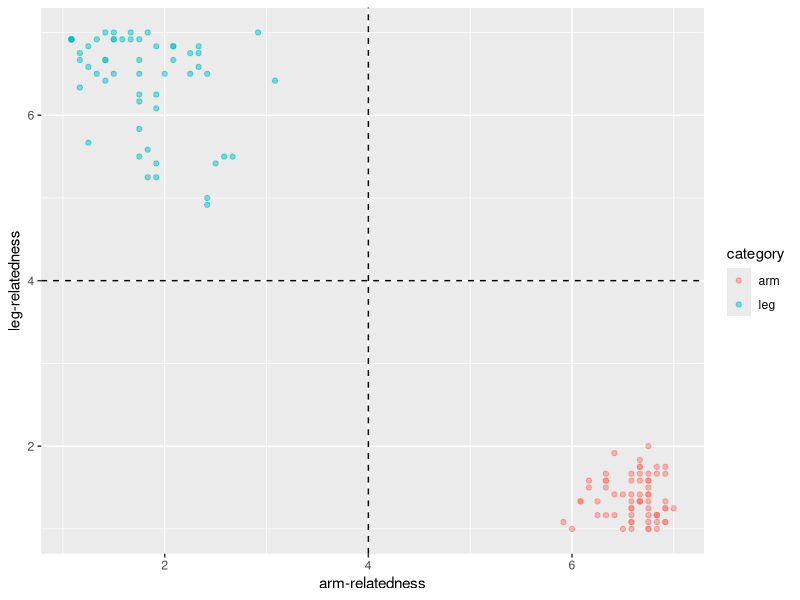
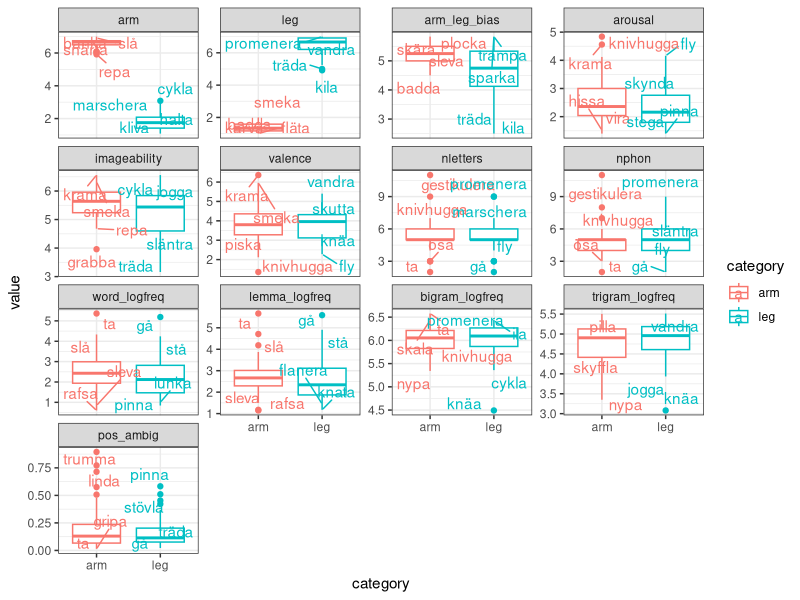
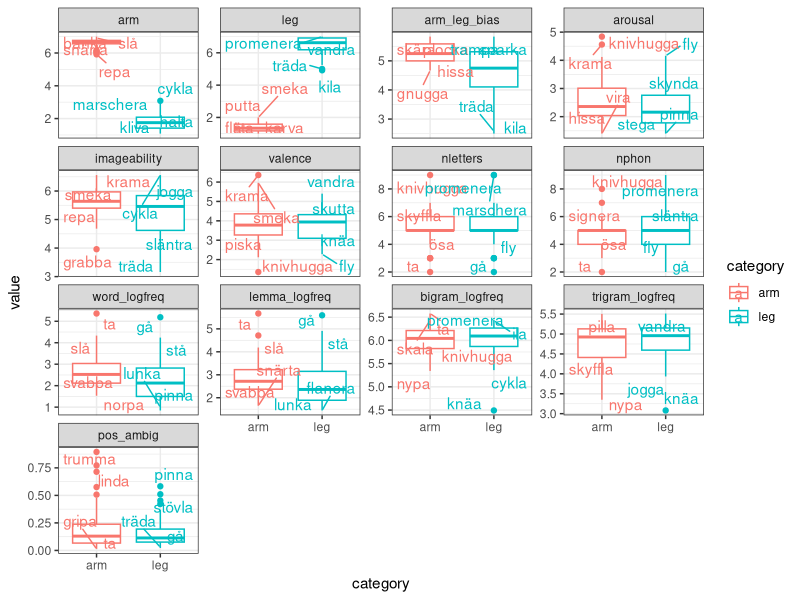
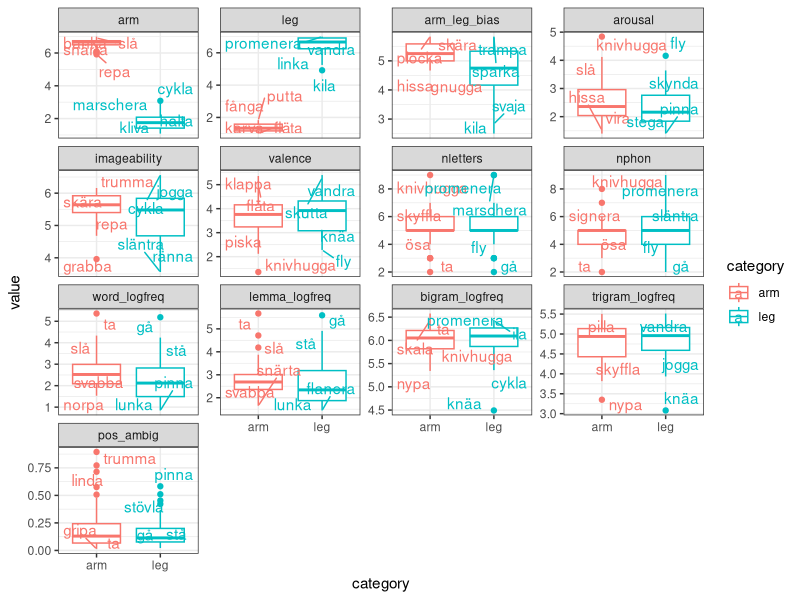
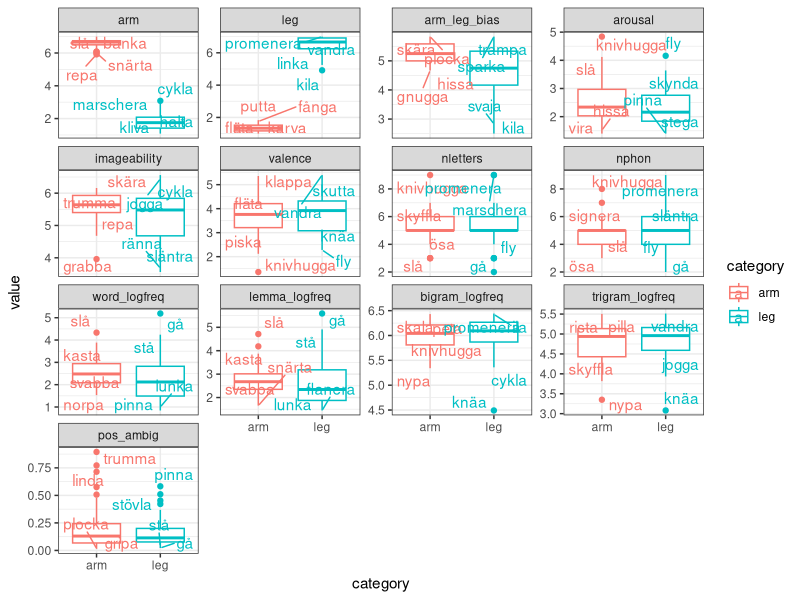
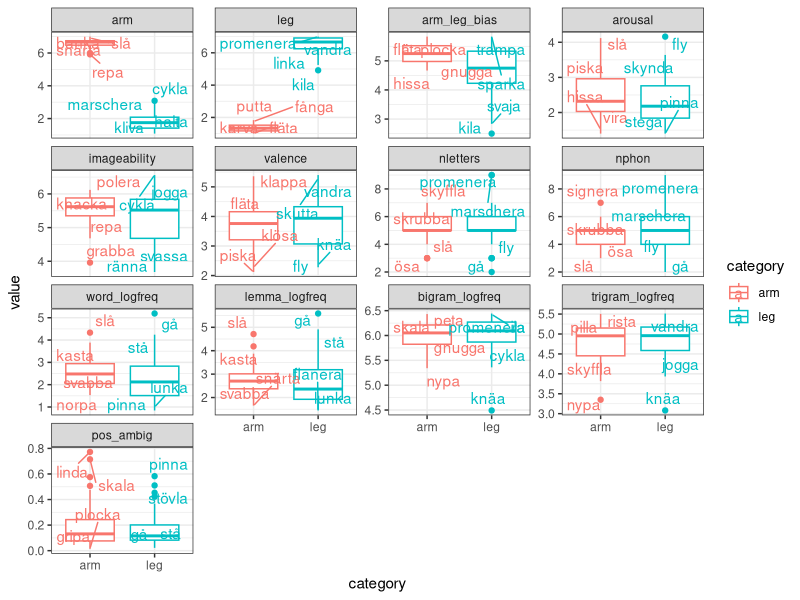

Recreate these plots in R, in order. (Note: this script raises an error after producing the figures.)
## ---- chunk 1
library(knitr)
library(ggplot2)
library(ggrepel)
# library(GGally)
library(dplyr)
library(tidyr)
library(readr)  # Improves the base functions for reading data files.
library(purrr)
# library(lme4)
knitr::opts_chunk$set(echo = TRUE, fig.height = 3.5)
## ---- chunk 2
## load data files
# Arm/leg verb bias Swedish (note this already contains average ratings, for
# details about how it was generated, see "norming_analysis.Rmd")
bias <- read_csv("verb-bias_sw_mean.csv")
head(bias)
## ---- chunk 3
# verb norming Swedish: imageability, valence and arousal ratings
# (this processed file is created in "norming_imageability-etc_preprocess.R")
norms <- read_csv("data_verb-norming_swe_ratings.csv")
head(norms)
## ---- chunk 4
# arm/leg words
norms <- left_join(norms, bias %>% select(Word = verb, Category = category))
# the rest are control words
norms[is.na(norms$Category), "Category"] <- "control"
norms$Category <- factor(norms$Category, levels = c("arm", "leg", "control"))
head(norms)
## ---- chunk 5
norms_mean <- norms %>%
  filter(Category != "control") %>% 
  group_by(Word, Category, Task) %>%
  summarise(Rating = mean(Rating))
norms_mean$Category <- factor(norms_mean$Category)
## ---- chunk 6
norms_mean <- spread(norms_mean, Task, Rating)
head(norms_mean, 4)
## ---- chunk 7
stim <- left_join(norms_mean, bias %>% select(Word = verb, Arm : bias_absol))
head(stim, 4)
## ---- chunk 8
freq_word <- read_tsv(
  "frequency_measures/filtered_word_unigram_freqs_sv.tsv", col_names = FALSE
  ) %>%
  rename(Word = X1, word_freq = X2) %>%
  mutate(word_logfreq = log10(word_freq))
head(freq_word)
## ---- chunk 9
stim <- left_join(stim, freq_word %>% select(-word_freq))
head(stim, 4) %>% kable
## ---- chunk 10
freq_lemma <- read_tsv(
  "frequency_measures/filtered_lemma_unigram_freqs_sv.tsv", col_names = FALSE
  ) %>%
  rename(lemma = X1, lemma_freq = X2)
head(freq_lemma)
## ---- chunk 11
# We will trust the parts-of-speech (POS) tagged lemmatization, even if some of
# the POS assignments are probably off. We hope that they are in the right 
# ballpark.
# Divide "lemma" column into the actual lemma and the POS tag (using regular
# expressions (regex), see https://www.regular-expressions.info/rlanguage.html)
freq_lemma$lemma_true <- sub("(.*)_([a-z]*)$", "\\1", freq_lemma$lemma)
freq_lemma$POS <- sub("(.*)_([a-z]*)$", "\\2", freq_lemma$lemma)
head(freq_lemma)
# This is mostly what we want, but it also results in some inaccuracies because
# not all lemmas actually have a tag.
# To illustrate, consider some of the unique values in the POS column:
unique(freq_lemma$POS)[1:12]
# Some of them are clearly not POS tags, but the verbs themselves!
# But it's a pain to sort this out, so let's just ignore those exceptional cases
# and focus on lemmas tagged as verbs. Hopefully this will only remove some
# evenly distributed noise.
freq_verblemmas <- freq_lemma %>% filter(POS == "verb")
## ---- chunk 12
stim <- stim %>%
  left_join(freq_verblemmas %>%
              mutate(lemma_logfreq = log10(lemma_freq)) %>%
              select(Word = lemma_true, lemma_logfreq))
head(stim, 4) %>% kable
## ---- chunk 13
# Select only verb occurrences
gramm_ambig <- freq_lemma %>%
  filter(POS == "verb") %>% select(lemma_true, lemma_freq) %>%
  # join with the overall frequency
  left_join(freq_lemma %>%
              group_by(lemma_true) %>%
              summarise(overall_freq = sum(lemma_freq))
            ) %>%
  mutate(POS_ambig = 1 - lemma_freq / overall_freq)
head(gramm_ambig)
## ---- chunk 14
stim <- stim %>%
  left_join(gramm_ambig %>%
              select(Word = lemma_true, POS_ambig))
head(stim, 4) %>% kable
## ---- chunk 15
# Bigram frequency
bigrams <- read_csv("frequency_measures/word_bigram_freqs_sv.csv")
head(bigrams)
# Trigram frequency
trigrams <- read_csv("frequency_measures/word_trigram_freqs_sv.csv")
head(trigrams)
## ---- chunk 16
stim <- stim %>%
  left_join(bigrams) %>%
  left_join(trigrams)
head(stim, 4) %>% kable
## ---- chunk 17
stim$nletters <- nchar(stim$Word)
## ---- chunk 18
# Phoneme count
phonemes <- read_csv("swe-verbs_phoneme-count.csv")
head(phonemes) %>% kable
## ---- chunk 19
stim <- stim %>%
  left_join(phonemes %>% select(Word = verb, nphon = nb_phonemes))
head(stim, 4) %>% kable
## ---- chunk 20
stim$nletters <- nchar(stim$Word)
## ---- chunk 21
stim <- stim %>% rename(word = Word, category = Category, arm = Arm, leg = Leg,
                        pos_ambig = POS_ambig)
## ---- chunk 22
ggplot(stim, aes(x = arm, y = leg, colour = category)) +
  geom_point(alpha = .5) +
  geom_hline(yintercept = 4, linetype = "dashed") +
  geom_vline(xintercept = 4, linetype = "dashed") +
  xlab("arm-relatedness") +
  ylab("leg-relatedness")
## ---- chunk 23
# From current wide format
kable(head(stim))
# to long format (we also simplify somewhat, removing redundant columns)
stiml <- gather(stim %>%
                  select(- c("bias")) %>%
                  rename(arm_leg_bias = bias_absol),
                var, value, arousal : nphon)
kable(head(stiml))
kable(tail(stiml))
## ---- chunk 24
# Choose a meaningful order for plotting the features (rather than alphabetical)
unique(stiml$var)
stiml$var <- factor(
  stiml$var, 
  levels = c("arm", "leg", "arm_leg_bias", "arousal", "imageability", "valence",
             "nletters", "nphon", "word_logfreq", "lemma_logfreq", "bigram_logfreq",
             "trigram_logfreq", "pos_ambig"))
## ---- chunk 25
# Modify the data set to plot 2 max and 2 min values per category and variable.
# The input is going to be stiml but without certain rows, so we know its
# column names (i.e., this is not a generic function).
data4plot <- function(df) {
  df$labels <- df$word
  df %>%
    ungroup() %>%
    split(list(.$var, .$category)) %>%
    map(function(d) mutate(d, myrank = rank(value, ties.method = "first"))) %>%
    map(function(d) {
      d$labels[! d$myrank %in% c(1, 2, max(d$myrank), max(d$myrank) - 1)] <- NA
      d
      }) %>%
    bind_rows()
}

# comparison plot
compar_plot <- function(df) {
  p <- ggplot(df, aes(x = category, y = value, colour = category, label = labels)) +
    geom_boxplot() +
    geom_text_repel() +
    facet_wrap(~ var, scales = "free_y") +
    theme_bw()
  print(p)
}

# t-test for each variable. I use the nesting approach from purrr, see
# https://www.rstudio.com/resources/cheatsheets/#purrr
compar_ttest <- function(df) {
  df %>%
    ungroup() %>%
    group_by(var) %>%
    nest() %>%
    mutate(ttest = map(data, function(df) t.test(value ~ category, data = df,
                                                 var.equal = TRUE)),
           estim_arm = map_dbl(ttest, function(x) x$estimate[1]),
           estim_leg = map_dbl(ttest, function(x) x$estimate[2]),
           t  = map_dbl(ttest, "statistic"),
           df = map_dbl(ttest, "parameter"),
           p  = map_dbl(ttest, "p.value")) %>%
    select(-data, -ttest)
}

# wrapper function
compar_wrap <- function (df) {
  df %>% data4plot %>% compar_plot
  compar_ttest(df)
}
## ---- chunk 26
compar_wrap(stiml)
## ---- chunk 27
# Create two dataframes with our current stimuli selection - from them we are
# going to remove some verbs and plot the results + run t-tests iteratively:
sel_l <- stiml  # long format needed for plotting
sel_w <- stim   # wide format needed for looking up extreme values more easily
## ---- chunk 28
extreme_val <- function(categ, var, tail, n = 2, df = sel_w) {
  df <- df %>% filter(category == categ)
  ordered <- df$word[order(df[[var]])]
  l <- list(min = ordered[1 : n],
            max = ordered[(length(ordered) - n + 1) : length(ordered)])
  l[[tail]]
}
# E.g.:
extreme_val("arm", "valence", "min")
extreme_val("leg", "valence", "max")
## ---- chunk 29
# Function to remove words from both sel_l and sel_w
remove_word <- function (categ, var, tail, n = 2, df = sel_w) {
  words2remove <- extreme_val(categ, var, tail, n, df)
  cat(paste("Removing the", n, tail, categ, "words for", var, ":\n"))
  cat(words2remove)
  # The <<- assignment modifies objects in the workspace (bypassing usual scope)
  sel_l <<- sel_l %>% filter(! word %in% words2remove)
  sel_w <<- sel_w %>% filter(! word %in% words2remove)
}
## ---- chunk 30
stim[order(stim$lemma_logfreq), ][1:8, ] %>% kable
## ---- chunk 31
remove_word("arm", "lemma_logfreq", "min", 5)
remove_word("leg", "lemma_logfreq", "min", 1)
## ---- chunk 32
compar_wrap(sel_l)
## ---- chunk 33
remove_word("arm", "imageability", "max", 3)
remove_word("leg", "imageability", "min", 1)
## ---- chunk 34
compar_wrap(sel_l)
## ---- chunk 35
with(unique(sel_l[, c("word", "category")]), table(category))
## ---- chunk 36
remove_word("arm", "word_logfreq", "max", 1)
## ---- chunk 37
compar_wrap(sel_l)
## ---- chunk 38
with(unique(sel_l[, c("word", "category")]), table(category))
## ---- chunk 39
remove_word("arm", "imageability", "max", 4)
remove_word("leg", "imageability", "min", 1)
## ---- chunk 40
compar_wrap(sel_l)
## ---- chunk 41
with(unique(sel_l[, c("word", "category")]), table(category))
## ---- chunk 42
sel_w <- sel_w %>% arrange(category, word)
sel_w %>% kable
## ---- chunk 43
# save to disk:
# verbs
sel_w %>% write_csv("sw_verb_selection_1906.csv")
sel_w %>% write_csv("../1908_sp13_replic_swe/psychopy_exp/stimuli/sw_verb_selection_1906.csv")
# t-test comparison of arm/leg verbs along each variable
compar_ttest(sel_l) %>% write_csv("sw_verb_selection_t-test_1906.csv")
## ---- chunk 44
# Mean and SE for each category and variable (as in SP13 Table 1)
sel_l %>% ungroup() %>% group_by(var, category) %>%
  summarise(M  = mean(value, na.rm = TRUE),
            SD = sd(value, na.rm = TRUE),
            SE = SD / sqrt(n())) %>%
  write_csv("sw_verb_selection_means_SE_1906.csv")
